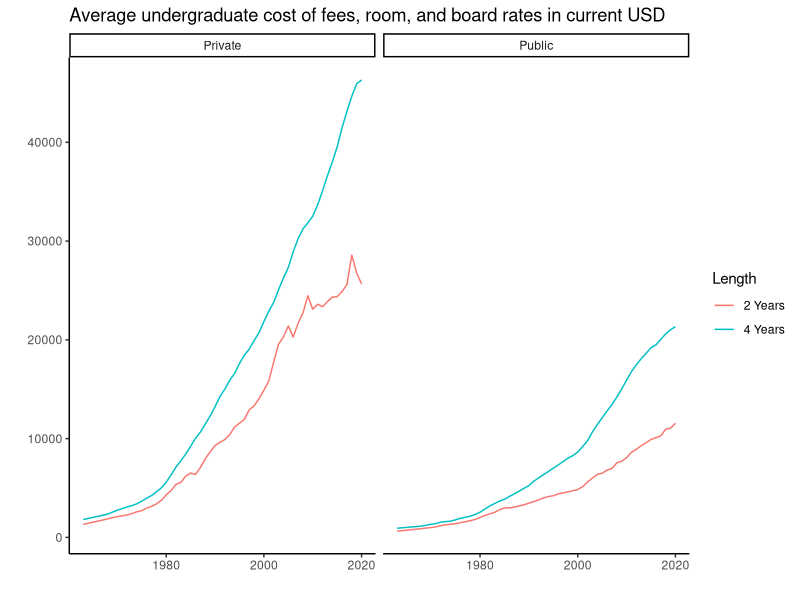
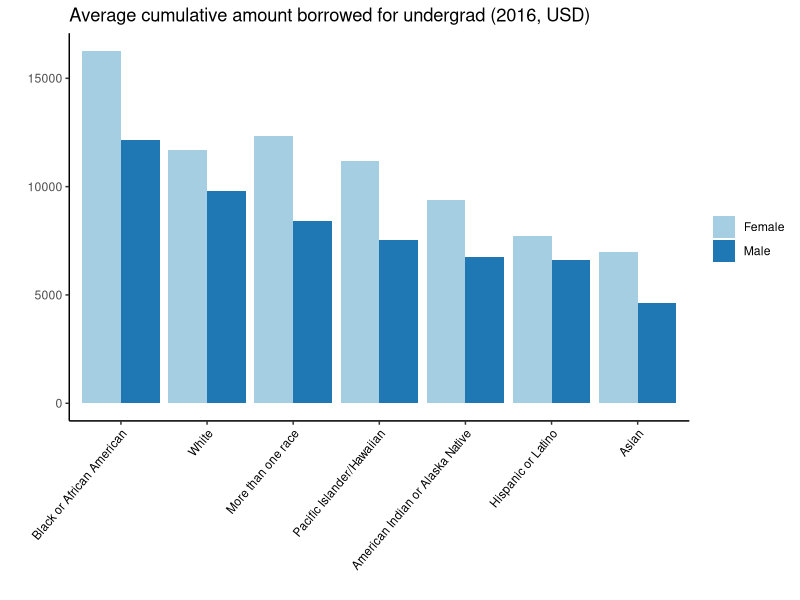
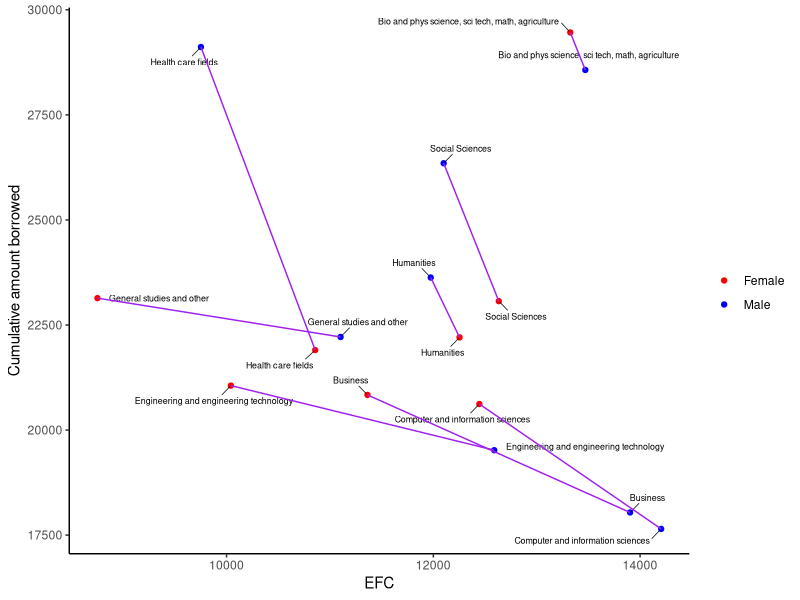

Source code (R) for these figures, in order: (Note: this script raises an error after producing the figures.)
## ---- chunk 1
knitr::opts_chunk$set(echo = TRUE, message = FALSE, warning = FALSE)
## ---- chunk 2
library(tidyverse)
library(ggplot2)
library(lubridate)
library(ggrepel)
library(readxl)
## ---- chunk 3
tuition_cost <- read_excel("FP3/college_cost_over_time.xls", sheet = "Sheet1")
#head(tuition_cost)

tuition_cost %>% 
  ggplot(aes(x = Year, y = Amount, color = Length)) +
  geom_line() +
  facet_wrap(~Type) +
  theme_classic() +
  labs(title = "Average undergraduate cost of fees, room, and board rates in current USD", x = "", y = "")
## ---- chunk 4
data <- read_csv("11_8_data.csv")
explorerace <- read_csv("10_efc_borrow_race.csv")
exploregender <- read_csv("10_efc_borrow_gender.csv")
## ---- chunk 5
Cum_amt_borrowed_2016 <- read_excel("FP3/amt_borrowed.xlsx", sheet = "Sheet1")

Cum_amt_borrowed_2016 %>% 
  ggplot(aes(x = fct_reorder(Race, Amount, .desc = T), y = Amount, fill = Gender)) +
  geom_bar(stat="identity", position = position_dodge()) +
  theme_classic() +
  theme(axis.text.x = element_text(angle = 50, vjust = 1, hjust=1, size = 8.5, color = "black")) +
  scale_fill_brewer(palette = "Paired") +
  labs(x = "", y = "", fill = "", title = "Average cumulative amount borrowed for undergrad (2016, USD)")
## ---- chunk 6
male <- exploregender %>%
  select(field,efc_m,borr_m) %>%
  mutate(gender = "m")
  colnames(male) <- c("field","efc","borr","gender")
female <- exploregender %>%
  select(field,efc_f,borr_f) %>%
  mutate(gender = "f")
  colnames(female) <- c("field","efc","borr","gender")
final <- rbind(male,female)
final$efc <- extract_numeric(final$efc)

final %>% 
  filter(field != "Education") %>% 
  ggplot(aes(x=efc,y=borr,color=gender, group=field)) + 
    geom_point() +
    geom_text_repel(aes(label=field),
                  size=2.25,
                  box.padding = 0.5,
                  segment.size = 0.25,
                  color = "black") +
    geom_line(color="purple") +
    scale_color_manual(labels=c("Female", "Male"), values = c("red", "blue")) +
    labs(color="", x = "EFC", y = "Cumulative amount borrowed") +
    theme_classic()
## ---- chunk 7
wider <- final %>%
    pivot_wider(names_from=gender,values_from=c(efc,borr),values_fill=0,names_sort=TRUE)

wider <- wider %>%
  mutate(change_efc = (pmax(efc_f,efc_m)-pmin(efc_f,efc_m))/pmin(efc_f,efc_m),change_borr = (pmax(borr_f,borr_m)-pmin(borr_f,borr_m))/pmin(borr_f,borr_m))%>%
    mutate(elasticity = change_efc/change_borr)%>%
  mutate(borr_more = case_when(borr_m>borr_f ~ 'm',
  borr_m<borr_f ~ 'f'))

wider1 <- wider %>%
  mutate(mid_efc=(efc_f+efc_m)/2,mid_borr=(borr_f+borr_m)/2) %>% mutate(elasticity=((efc_f-efc_m)/(mid_efc))/((borr_f-borr_m)/(mid_borr)))%>%
  mutate(borr_more = case_when(borr_m>borr_f ~ 'm',
  borr_m<borr_f ~ 'f'))%>%
  arrange(elasticity)

tab<-wider1%>%
  select(field,elasticity,borr_more)
## ---- chunk 8
tabl <- "
| Field         | Elasticity    | Who borrows more  |
|---------------|:--------------|:--------------------------|
Social Sciences |	-0.3247039 |	Males	 |	
Bio and phys science, sci tech, math, agriculture |	-0.3528085 |	Females	|
Humanities |	-0.3702545 |	Males	|	
Health care fields |	-0.3794884 |	Males		|
Computer and information sciences	| -0.8496284 |	Females	|	
Business |	-1.3969944 |	Females		|
Engineering and engineering technology |	-2.9719174 |	Females	|	
| General studies and other |	-5.8112563 |	Females	|
"
cat(tabl)
## ---- chunk 9
data <- readxl::read_xlsx("11_8_data.xlsx", sheet = "salary")
conf_int <- readxl::read_xlsx("11_8_data.xlsx", sheet = "confidence_intervals")

data %>% 
  ggplot() +
  geom_bar(aes(x = fct_reorder(`Field of study: undergraduate (23 categories)`, `Primary job: Annualized salary, 2012`, .desc = T), y = `Primary job: Annualized salary, 2012`), stat = "identity", fill = "skyblue", alpha = 0.7) +
  geom_errorbar(aes(x = `Field of study: undergraduate (23 categories)`, ymin=`CI_low`, ymax=`CI_high`), width=0.4, colour="orange", alpha=0.9, size=1) +
  theme_classic() +
  theme(axis.text.x = element_text(angle = 52, vjust = 1, hjust=1, size = 5.5, color = "black")) +
  labs(x = "Undergraduate Field of Study, 2008", y = "Salary, 2012")
## ---- chunk 10
salary_by_major_2018 <- read_excel("FP3/salary_by_major_0818.xlsx")
#head(salary_by_major_2018)

salary_by_major_2018 %>% 
  filter(`Field of study: undergraduate (10 categories)` != "Undeclared") %>% 
  ggplot() +
  geom_bar(aes(x = fct_reorder(`Field of study: undergraduate (10 categories)`, `Current job, as of B&B:08/18 interview: Annualized salary`, .desc = T), y = `Current job, as of B&B:08/18 interview: Annualized salary`), stat="identity", fill = "#69b3a2", alpha = 0.7) +
  geom_errorbar(aes(x = `Field of study: undergraduate (10 categories)`, ymin=`CI_low`, ymax=`CI_high`), width=0.4, colour="orange", alpha=0.9, size=1) +
  theme_classic() +
  theme(axis.text.x = element_text(angle = 60, vjust = 1, hjust=1, size = 7, color = "black")) +
  labs(x = "Undergraduate Field of Study, 2008", y = "Current Salary in 2018", title = "")
